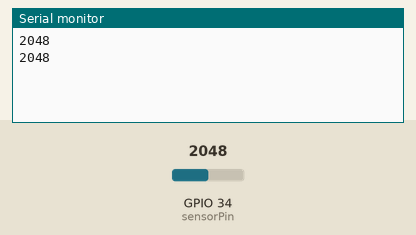
Bench run of a sketch on a simulated ESP32. On the bench: the last lines printed to the serial monitor. The inputs (shaded band) are chosen by the test bench; at power-on: GPIO 34 (sensorPin) = 2048.

Above: at 1.7 s.
1.8 s: GPIO 34 (sensorPin) set to 2866
At 2.5 s:
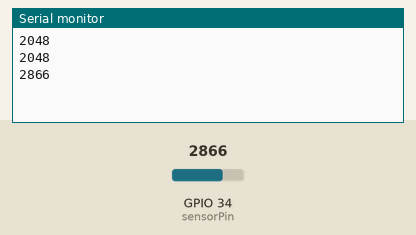
3.3 s: GPIO 34 (sensorPin) set to 3603
At 4.3 s:
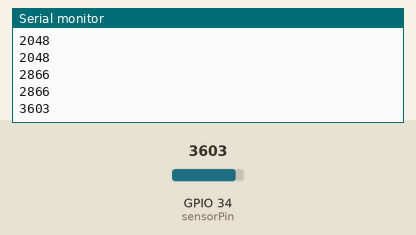
Timing chart, 0 to 6.3 s (numbered marks = the images above; inputs shaded):
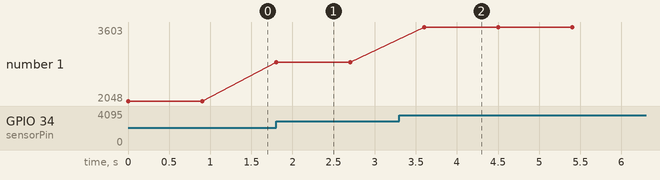

Measured:
- after the input at 1.8 s, the serial monitor: prints a new line at once (image 1)
- after the input at 3.3 s, the serial monitor: prints a new line after 0.30 s (image 2)
- plotted number 1: 2048 → 2866 after the input at 1.8 s, 2866 → 3603 after the input at 3.3 s

The sketch:

ESP32_light_sensor_code_Avira.lnk.ino
```cpp
int sensorPin = 34;   // select the analog input pin for the photoresistor

void setup() {
  Serial.begin(115200);
}

void loop() {
  Serial.println(analogRead(sensorPin));
  delay(900);
}
```
